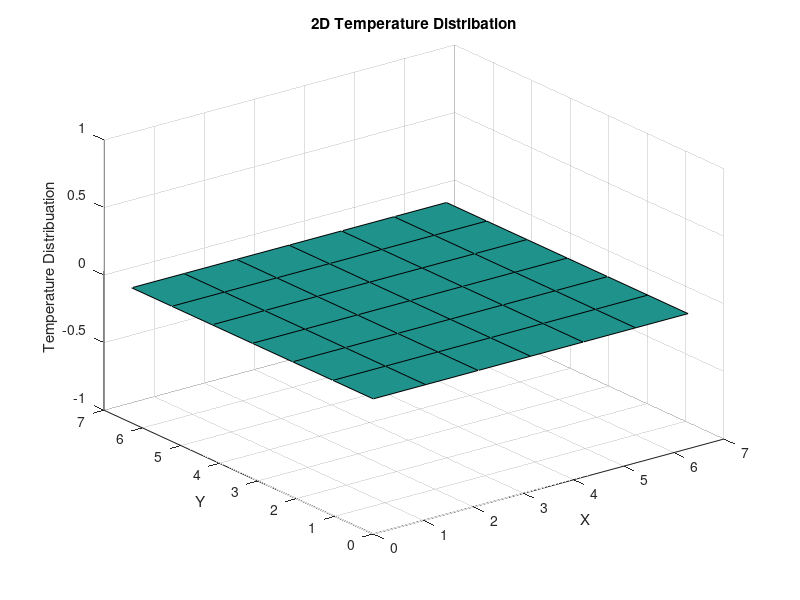

Write the MATLAB code that produced this figure.
a_x=0;
a_y=0;
b_x=2*pi;
b_y=2*pi;
N_x=input('Please enter the number of internal points in x direction:  ');
N_y=input('Please enter the nubmer of internal points in y direction:  ');
del_t=input('please enter a value for delta t: '); %since ADI method is uncindtionally stable, del_t technically can be any thing, but error increases with del_t
threshold_difference=input('please enter threshold value for average difference, 1e-12(recommended):  ');
%This is threshold for  average difference value under which temperature
%distribation is no longer chaning in time and iteration process stops.

del_x=(b_x)/(N_x+1);  %N_x+1 is the number of segments resulting from the existence of N_x internal points in x diection.
del_y=(b_y)/(N_y+1);  %N_y+1 is the number of segments resulting from the existence of N_y internal points in y drection.
lamda=del_t/(del_x)^2;
gamma=del_t/(del_y)^2;
lamda_half=lamda/2;
gamma_half=gamma/2;
minus_lamda=1-lamda;
minus_gamma=1-gamma;

a=1+lamda; % a value is constant in space and time dimensions
b_and_c=-(lamda/2); %b and c are constant and equal to each other
b_c_squared=b_and_c^2;
alpha_1=a;
alpha=[alpha_1;zeros(N_x-1,1)];
right_side=zeros(N_x,N_y+1);

a_new=1+gamma; % "a" parameter for the new time step
b_new=-(gamma/2); %"b" paramter for new time step
c_new=[(-gamma);(-gamma/2)*ones(N_y-1,1)];  %"c" parameter for new time step
alpha_new_1=a_new;
alpha_new=[alpha_new_1;zeros(N_y,1)];
right_side_new=zeros(N_y+1,N_x); %right_side for the new time step

index_x=0:N_x+1;
index_y=0:N_y+1;
x_k=del_x*index_x; 
y_j=del_y*index_y;
u_x_0=((y_j).^3).';  %Boundary condition in x dimension at x=0
u_x_2pi=(((y_j).^2).*cos(y_j)).'; %Boundary condition in x dimension at x=2pi
u_y_2pi=u_x_0(N_y+2)+(x_k/(2*pi))*(u_x_2pi(N_y+2)-u_x_0(N_y+2)); %Boundary condition in y dimension at y=2pi
u_num_current=zeros(N_y+2,N_x+2);
u_num_half=[[u_x_0(1:N_y+1),zeros(N_y+1,N_x),u_x_2pi(1:N_y+1)];u_y_2pi];
u_num_newer=[[u_x_0(1:N_y+1),zeros(N_y+1,N_x),u_x_2pi(1:N_y+1)];u_y_2pi];
total_elements=numel(u_num_current);

current_time=0;
average_difference=1; %The initial value of average difference is arbitrary to kickstart the iteration process

for i=2:N_x
    alpha(i)=a-(b_c_squared/alpha(i-1));
end

for II=2:N_y+1
    alpha_new(II)=a_new-((b_new*c_new(II-1))/alpha_new(II-1));
end

while average_difference>threshold_difference
    current_time=current_time+del_t;
    right_side(1,1)=(gamma)*u_num_current(2,2)+(minus_gamma)*u_num_current(1,2)+(lamda_half)*u_num_half(1,1);
    right_side(N_x,1)=(gamma)*u_num_current(2,N_x+1)+(minus_gamma)*u_num_current(1,N_x+1)+(lamda_half)*u_num_half(1,N_x+2);
    
    for KK=2:N_x-1
        right_side(KK,1)= (gamma)*u_num_current(2,KK+1)+(minus_gamma)*u_num_current(1,KK+1);
    end 
    
    for k=2:N_y+1
        right_side(1,k)=(gamma_half)*u_num_current(k-1,2)+(minus_gamma)*u_num_current(k,2)+(gamma_half)*u_num_current(k+1,2)+(lamda_half)*u_num_half(k,1);
        right_side(N_x,k)=(gamma_half)*u_num_current(k-1,N_x+1)+(minus_gamma)*u_num_current(k,N_x+1)+(gamma_half)*u_num_current(k+1,N_x+1)+(lamda_half)*u_num_half(k,N_x+2);
        
        for j=2:N_x-1
            right_side(j,k)=(gamma_half)*u_num_current(k-1,j+1)+(minus_gamma)*u_num_current(k,j+1)+(gamma_half)*u_num_current(k+1,j+1);
        end
        
        g_1=right_side(1,k);
        g_1_neumann=right_side(1,1);
        g=[g_1;zeros(N_x-1,1)];
        g_neumann=[g_1_neumann;zeros(N_x-1,1)];
        
         for I=2:N_x
            g(I)=right_side(I,k)-((b_and_c*g(I-1))/alpha(I-1));
            g_neumann(I)=right_side(I,1)-((b_and_c*g_neumann(I-1))/alpha(I-1));
        end
        
        u_num_half(1,N_x+1)=g_neumann(N_x)/alpha(N_x);
        u_num_half(k,N_x+1)=g(N_x)/alpha(N_x);
        
        for J=N_x:-1:2
            u_num_half(1,J)=(g_neumann(J-1)-(b_and_c*u_num_half(1,J+1)))/alpha(J); %Due to misalignment in indices between u in x direction and g
            u_num_half(k,J)=(g(J-1)-(b_and_c*u_num_half(k,J+1)))/alpha(J);  % Care and caution must to taken here, for every index value in x, substract 1 to get corresding index in g.
        end 
        
    end
     
    u_num_old=u_num_current;
    
    
    for K=1:N_x
        right_side_new(N_y+1,K)=(lamda_half)*u_num_half(N_y+1,K)+(minus_lamda)*u_num_half(N_y+1,K+1)+(lamda_half)*u_num_half(N_y+1,K+2)+(gamma_half)*u_num_newer(N_y+2,K+1);
        
        for ii=1:N_y
            right_side_new(ii,K)=(lamda_half)*u_num_half(ii,K)+(minus_lamda)*u_num_half(ii,K+1)+(lamda_half)*u_num_half(ii,K+2);
        end
     
        g_new_1=right_side_new(1,K);
        g_new=[g_new_1;zeros(N_y,1)];
        
        for jj=2:N_y+1
            g_new(jj)=right_side_new(jj,K)-((b_new*g_new(jj-1))/alpha_new(jj-1)); 
        end
         
        u_num_newer(N_y+1,K+1)=g_new(N_y+1)/alpha_new(N_y+1);
        
        for kk=N_y:-1:1
            u_num_newer(kk,K+1)=(g_new(kk)-(c_new(kk)*u_num_newer(kk+1,K+1)))/alpha_new(kk);
        end
    end
    u_num_current=u_num_newer;
    difference=abs(u_num_current-u_num_old);
    average_difference=(1/total_elements)*sum(difference(:));
    
end

[X,Y]=meshgrid(x_k,y_j);
surf(X,Y,u_num_current)
plot_name=sprintf('2D Temperature Distribation');
info=sprintf('Number of internal points in x direction: %g\nNumber of internal points in y direction: %g\nDelta t: %1.12g',N_x,N_y,del_t)
title(plot_name)
text(4,5,240,info)
xlabel('X')
ylabel('Y')
zlabel('Temperature Distribuation')
            
            
            
